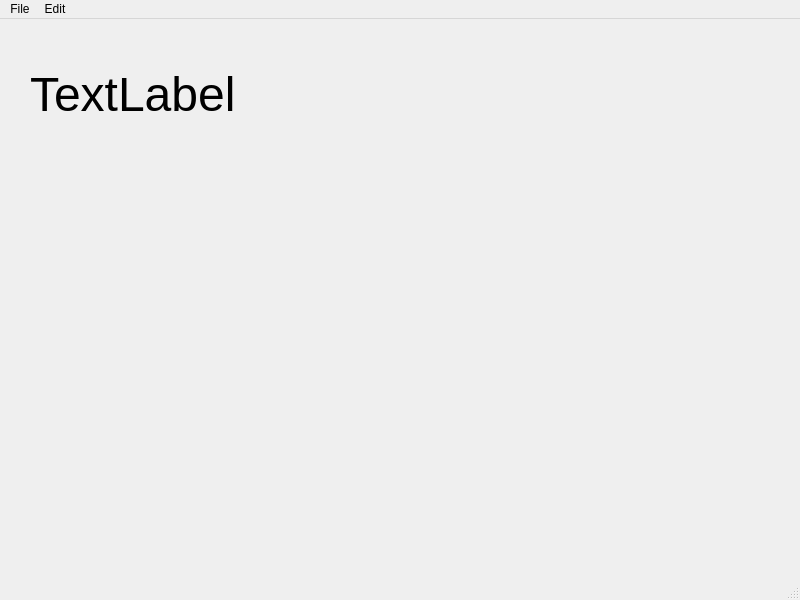
<?xml version="1.0" encoding="UTF-8"?>
<ui version="4.0">
 <class>MainWindow</class>
 <widget class="QMainWindow" name="MainWindow">
  <property name="geometry">
   <rect>
    <x>0</x>
    <y>0</y>
    <width>800</width>
    <height>600</height>
   </rect>
  </property>
  <property name="windowTitle">
   <string>MainWindow</string>
  </property>
  <widget class="QWidget" name="centralwidget">
   <widget class="QLabel" name="label">
    <property name="geometry">
     <rect>
      <x>30</x>
      <y>40</y>
      <width>221</width>
      <height>71</height>
     </rect>
    </property>
    <property name="font">
     <font>
      <pointsize>36</pointsize>
     </font>
    </property>
    <property name="text">
     <string>TextLabel</string>
    </property>
   </widget>
  </widget>
  <widget class="QMenuBar" name="menubar">
   <property name="geometry">
    <rect>
     <x>0</x>
     <y>0</y>
     <width>800</width>
     <height>21</height>
    </rect>
   </property>
   <widget class="QMenu" name="menuFile">
    <property name="title">
     <string>File</string>
    </property>
    <addaction name="actionNew"/>
    <addaction name="actionSave"/>
   </widget>
   <widget class="QMenu" name="menuEdit">
    <property name="title">
     <string>Edit</string>
    </property>
    <addaction name="actionCopy"/>
    <addaction name="actionPaste"/>
   </widget>
   <addaction name="menuFile"/>
   <addaction name="menuEdit"/>
  </widget>
  <widget class="QStatusBar" name="statusbar"/>
  <action name="actionNew">
   <property name="text">
    <string>New</string>
   </property>
   <property name="shortcut">
    <string>Ctrl+N</string>
   </property>
  </action>
  <action name="actionSave">
   <property name="text">
    <string>Save</string>
   </property>
  </action>
  <action name="actionCopy">
   <property name="text">
    <string>Copy</string>
   </property>
  </action>
  <action name="actionPaste">
   <property name="text">
    <string>Paste</string>
   </property>
  </action>
 </widget>
 <resources/>
 <connections/>
</ui>
